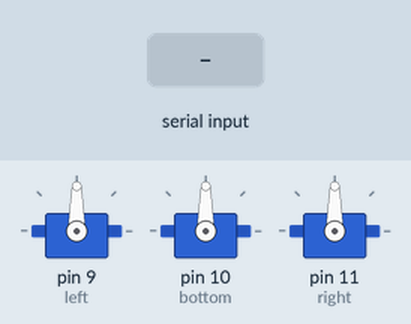
This sketch was run on a simulated Arduino Uno, built with avr-gcc and run on an emulated ATmega328P. Parts: 3 × servo. The inputs (shaded band) are chosen by the test bench.

Above: at 1.2 s.
1.3 s: "T" received over Serial
At 3.0 s:
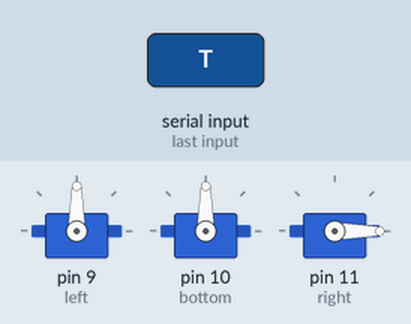
At 5.7 s:
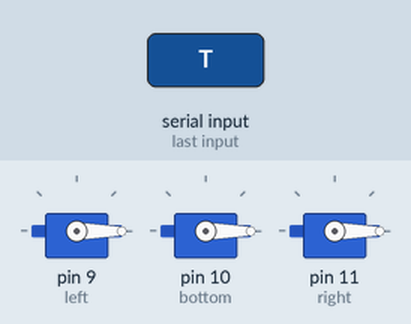
Timing chart, 0 to 7.2 s (numbered marks = the images above; inputs shaded):
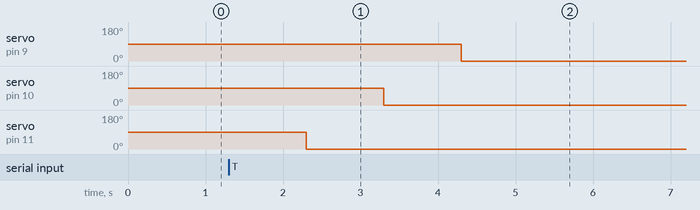

The sketch:

cont_ard_manual.ino
```cpp
#include <Servo.h>

Servo bottom;
Servo right;
Servo left;

int incomingByte = 0;   // for incoming serial data
char in = 'n';
char touch = 'n';


int aprintf(char *str, ...) {
  int i, j, count = 0;

  va_list argv;
  va_start(argv, str);
  for(i = 0, j = 0; str[i] != '\0'; i++) {
    if (str[i] == '%') {
      count++;

      Serial.write(reinterpret_cast<const uint8_t*>(str+j), i-j);

      switch (str[++i]) {
        case 'd': Serial.print(va_arg(argv, int));
          break;
        case 'l': Serial.print(va_arg(argv, long));
          break;
        case 'f': Serial.print(va_arg(argv, double));
          break;
        case 'c': Serial.print((char) va_arg(argv, int));
          break;
        case 's': Serial.print(va_arg(argv, char *));
          break;
        case '%': Serial.print("%");
          break;
        default:;
      };

      j = i+1;
    }
  };
  va_end(argv);

  if(i > j) {
    Serial.write(reinterpret_cast<const uint8_t*>(str+j), i-j);
  }

  return count;
}

//AF1AT1AF2AT2AF3AT3AF4AT4AF5AT5AF6AT6AF7AT7AF8AT8AF9AT9AF0AT0AF5

//BF1BT1BF2BT2BF3BT3BF4BT4BF5BT5BF6BT6BF7BT7BF8BT8BF9BT9BF0BT0BF5

//CF1CT1CF2CT2CF3CT3CF4CT4CF5CT5CF6CT6CF7CT7CF8CT8CF9CT9CF0CT0CF5

void pressNumber(int X, int Y, int Z, bool tocar){
  if (tocar==false)
    left.write(Z);
  right.write(X);
  delay(1000);
  bottom.write(Y);
  delay(1000);
  if(tocar)
      left.write(Z);
  delay(1000);
}


void setup() {
  Serial.begin(9600);

  left.attach(9);
  bottom.attach(10);
  right.attach(11);

}

void loop() {
  if (Serial.available() > 0) {
    // read the incoming byte:
    String touch = Serial.readString();
    int X= touch.substring(2,5).toInt();
    int Y= touch.substring(6,9).toInt();
    int Z= touch.substring(10,12).toInt();
    String tocar= touch.substring(0,1);
    if (tocar == "T"){
      pressNumber( X, Y,Z, true);
    }
    else if (tocar == "F"){
      pressNumber( X, Y, Z,false);
    }
  }
  delay(25);
}
```

Measured:
- after the input at 1.3 s, servo on pin 9 (left): 90° → 0° after 3.0 s; servo on pin 10 (bottom): 90° → 0° after 2.0 s; servo on pin 11 (right): 90° → 0° after 1.0 s
